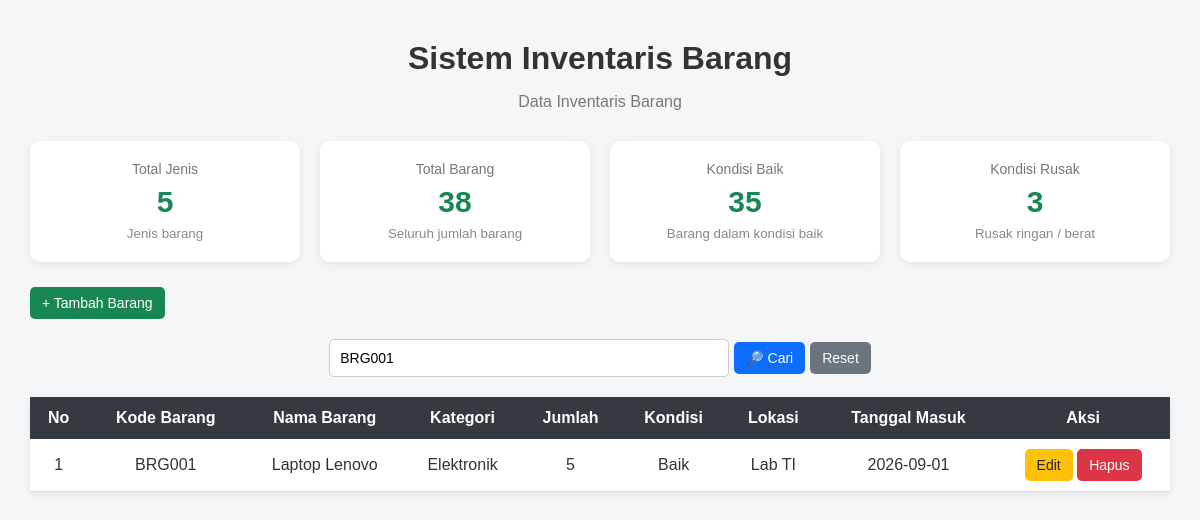
Screenshot of /index.php?keyword=BRG001 with the database file from the repository.
### tables this page shows
CREATE TABLE `inventaris` (
  `id_barang` int NOT NULL,
  `kode_barang` varchar(20) NOT NULL,
  `nama_barang` varchar(100) NOT NULL,
  `kategori` varchar(50) NOT NULL,
  `jumlah` int NOT NULL,
  `kondisi` varchar(30) NOT NULL,
  `lokasi` varchar(100) NOT NULL,
  `tanggal_masuk` date NOT NULL
);

### index.php (the view, shortened to what this page needs)
<?php
include "koneksi.php";
$keyword = $_GET['keyword'] ?? '';
$query = "SELECT * FROM inventaris
          WHERE kode_barang LIKE '%$keyword%'
          OR nama_barang LIKE '%$keyword%'
          OR kategori LIKE '%$keyword%'
          OR lokasi LIKE '%$keyword%'
          ORDER BY id_barang DESC";
$result = mysqli_query($koneksi, $query);
$query_total = "SELECT SUM(jumlah) AS total_barang FROM inventaris";
$result_total = mysqli_query($koneksi, $query_total);
$data_total = mysqli_fetch_assoc($result_total);
$total_barang = $data_total['total_barang'] ?? 0;
$query_jenis = "SELECT COUNT(*) AS total_jenis FROM inventaris";
$result_jenis = mysqli_query($koneksi, $query_jenis);
$data_jenis = mysqli_fetch_assoc($result_jenis);
$total_jenis = $data_jenis['total_jenis'] ?? 0;
$query_baik = "SELECT SUM(jumlah) AS total_baik
               FROM inventaris
               WHERE kondisi = 'Baik'";
$result_baik = mysqli_query($koneksi, $query_baik);
$data_baik = mysqli_fetch_assoc($result_baik);
$total_baik = $data_baik['total_baik'] ?? 0;
$query_rusak = "SELECT SUM(jumlah) AS total_rusak
                FROM inventaris
                WHERE kondisi != 'Baik'";
$result_rusak = mysqli_query($koneksi, $query_rusak);
$data_rusak = mysqli_fetch_assoc($result_rusak);
$total_rusak = $data_rusak['total_rusak'] ?? 0;
?>
<!DOCTYPE html>
<html lang="id">
<head>
    <link rel="stylesheet" href="style.css">
</head>
<body>
    <div class="container">
        <h1>Sistem Inventaris Barang</h1>
        <p class="subtitle">
            Data Inventaris Barang
        </p>
       <div class="stats">
            <div class="stat-box">
                <span>Total Jenis</span>
                <strong><?= $total_jenis; ?></strong>
                <small>Jenis barang</small>
            </div>
            <div class="stat-box">
                <span>Total Barang</span>
                <strong><?= $total_barang; ?></strong>
                <small>Seluruh jumlah barang</small>
            </div>
            <div class="stat-box">
                <span>Kondisi Baik</span>
                <strong><?= $total_baik; ?></strong>
                <small>Barang dalam kondisi baik</small>
            </div>
            <div class="stat-box">
                <span>Kondisi Rusak</span>
                <strong><?= $total_rusak; ?></strong>
                <small>Rusak ringan / berat</small>
            </div>
        </div>
        <div class="toolbar">
            <a href="tambah.php" class="btn tambah">
                + Tambah Barang
            </a>
        </div>
        <form method="GET" action="index.php" class="search-box">
            <input
                type="text"
                name="keyword"
                placeholder="Cari kode, nama, kategori, atau lokasi..."
                value="<?= htmlspecialchars($keyword); ?>"
            >
            <button type="submit" class="btn cari">
                🔎 Cari
            </button>
            <a href="index.php" class="btn reset">
                Reset
            </a>
        </form>
        <table>
            <thead>
                <tr>
                    <th>No</th>
                    <th>Kode Barang</th>
                    <th>Nama Barang</th>
                    <th>Kategori</th>
                    <th>Jumlah</th>
                    <th>Kondisi</th>
                    <th>Lokasi</th>
                    <th>Tanggal Masuk</th>
                    <th>Aksi</th>
                </tr>
            </thead>
            <tbody>
                <?php
                $no = 1;
                while ($data = mysqli_fetch_assoc($result)) {
                ?>
                <tr>
                    <td><?= $no++; ?></td>
                    <td><?= $data['kode_barang']; ?></td>
                    <td><?= $data['nama_barang']; ?></td>
                    <td><?= $data['kategori']; ?></td>
                    <td><?= $data['jumlah']; ?></td>
                    <td><?= $data['kondisi']; ?></td>
                    <td><?= $data['lokasi']; ?></td>
                    <td><?= $data['tanggal_masuk']; ?></td>
                    <td>
                        <a href="edit.php?id=<?= $data['id_barang']; ?>" class="btn edit">
                            Edit
                        </a>
                        <a href="hapus.php?id=<?= $data['id_barang']; ?>"
                           class="btn hapus"
                           onclick="return confirm('Apakah kamu yakin ingin menghapus data ini?');">
                            Hapus
                        </a>
                    </td>
                </tr>
                <?php
                }
                ?>
            </tbody>
        </table>
    </div>
</body>
</html>

### style.css (style rules this page uses)
* { box-sizing: border-box; }
body { margin: 0; font-family: Arial, sans-serif; background-color: #f4f6f8; color: #333; }
.container { width: 95%; max-width: 1300px; margin: 40px auto; }
h1 { text-align: center; margin-bottom: 5px; }
.subtitle { text-align: center; color: #777; margin-bottom: 30px; }
.toolbar { margin-bottom: 20px; }
.btn { display: inline-block; padding: 8px 12px; text-decoration: none; border-radius: 5px; font-size: 14px; }
.tambah { background-color: #198754; color: white; }
.edit { background-color: #ffc107; color: #222; }
.hapus { background-color: #dc3545; color: white; }
table { width: 100%; border-collapse: collapse; background-color: white; box-shadow: 0 2px 8px rgba(0, 0, 0, 0.08); }
th { background-color: #343a40; color: white; padding: 12px; }
td { padding: 10px; border-bottom: 1px solid #ddd; text-align: center; }
.search-box { display: flex; justify-content: center; align-items: center; gap: 5px; margin: 20px 0; }
.search-box input { width: 400px; max-width: 100%; padding: 10px; border: 1px solid #ccc; border-radius: 5px; font-size: 14px; }
.cari { background-color: #0d6efd; color: white; border: none; cursor: pointer; }
.reset { background-color: #6c757d; color: white; }
.stats { display: grid; grid-template-columns: repeat(4, 1fr); gap: 20px; margin: 25px 0; }
.stat-box { background-color: white; padding: 20px; border-radius: 10px; text-align: center; box-shadow: 0 2px 8px rgba(0, 0, 0, 0.08); }
.stat-box span { display: block; color: #777; font-size: 14px; margin-bottom: 8px; }
.stat-box strong { display: block; font-size: 30px; color: #198754; margin-bottom: 5px; }
.stat-box small { color: #888; }

### rows the page displays
inventaris: kode_barang "BRG001", nama_barang "Laptop Lenovo", kategori "Elektronik", jumlah "5", kondisi "Baik", lokasi "Lab TI", tanggal_masuk "2026-09-01"

### other values shown
$total_jenis "5"
$total_barang "38"
$total_baik "35"
$total_rusak "3"
